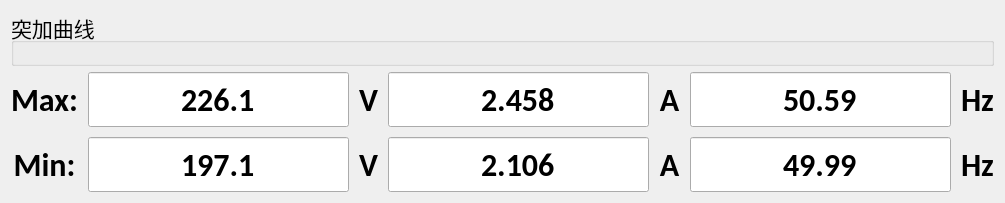
               <widget class="QWidget" name="tab_3">
                <attribute name="title">
                 <string>突加曲线</string>
                </attribute>
                <layout class="QVBoxLayout" name="verticalLayout_3">
                 <item>
                  <widget class="QGroupBox" name="groupBox">
                   <property name="minimumSize">
                    <size>
                     <width>0</width>
                     <height>0</height>
                    </size>
                   </property>
                   <property name="font">
                    <font>
                     <family>Calibri</family>
                     <pointsize>16</pointsize>
                    </font>
                   </property>
                   <property name="title">
                    <string>突加曲线</string>
                   </property>
                   <layout class="QHBoxLayout" name="horizontalLayout_8">
                    <item>
                     <layout class="QHBoxLayout" name="horizontalLayout_6"/>
                    </item>
                   </layout>
                  </widget>
                 </item>
                 <item>
                  <layout class="QGridLayout" name="gridLayout_3" rowstretch="0,0" columnstretch="0,0,0,0,0,0,0" rowminimumheight="0,0">
                   <property name="leftMargin">
                    <number>0</number>
                   </property>
                   <property name="topMargin">
                    <number>0</number>
                   </property>
                   <property name="bottomMargin">
                    <number>0</number>
                   </property>
                   <property name="spacing">
                    <number>10</number>
                   </property>
                   <item row="0" column="6">
                    <widget class="QLabel" name="label_19">
                     <property name="font">
                      <font>
                       <family>Calibri</family>
                       <pointsize>24</pointsize>
                       <weight>75</weight>
                       <bold>true</bold>
                      </font>
                     </property>
                     <property name="text">
                      <string>Hz</string>
                     </property>
                    </widget>
                   </item>
                   <item row="0" column="2">
                    <widget class="QLabel" name="label_17">
                     <property name="font">
                      <font>
                       <family>Calibri</family>
                       <pointsize>24</pointsize>
                       <weight>75</weight>
                       <bold>true</bold>
                      </font>
                     </property>
                     <property name="text">
                      <string>V</string>
                     </property>
                     <property name="alignment">
                      <set>Qt::AlignCenter</set>
                     </property>
                    </widget>
                   </item>
                   <item row="0" column="3">
                    <widget class="QLineEdit" name="lineEdit_22">
                     <property name="minimumSize">
                      <size>
                       <width>150</width>
                       <height>55</height>
                      </size>
                     </property>
                     <property name="font">
                      <font>
                       <family>Calibri</family>
                       <pointsize>24</pointsize>
                       <weight>75</weight>
                       <bold>true</bold>
                      </font>
                     </property>
                     <property name="text">
                      <string>2.458</string>
                     </property>
                     <property name="alignment">
                      <set>Qt::AlignCenter</set>
                     </property>
                    </widget>
                   </item>
                   <item row="0" column="5">
                    <widget class="QLineEdit" name="lineEdit_23">
                     <property name="minimumSize">
                      <size>
                       <width>150</width>
                       <height>55</height>
                      </size>
                     </property>
                     <property name="font">
                      <font>
                       <family>Calibri</family>
                       <pointsize>24</pointsize>
                       <weight>75</weight>
                       <bold>true</bold>
                      </font>
                     </property>
                     <property name="text">
                      <string>50.59</string>
                     </property>
                     <property name="alignment">
                      <set>Qt::AlignCenter</set>
                     </property>
                    </widget>
                   </item>
                   <item row="0" column="1">
                    <widget class="QLineEdit" name="lineEdit_21">
                     <property name="minimumSize">
                      <size>
                       <width>150</width>
                       <height>55</height>
                      </size>
                     </property>
                     <property name="font">
                      <font>
                       <family>Calibri</family>
                       <pointsize>24</pointsize>
                       <weight>75</weight>
                       <bold>true</bold>
                      </font>
                     </property>
                     <property name="text">
                      <string>226.1</string>
                     </property>
                     <property name="alignment">
                      <set>Qt::AlignCenter</set>
                     </property>
                    </widget>
                   </item>
                   <item row="0" column="4">
                    <widget class="QLabel" name="label_18">
                     <property name="font">
                      <font>
                       <family>Calibri</family>
                       <pointsize>24</pointsize>
                       <weight>75</weight>
                       <bold>true</bold>
                      </font>
                     </property>
                     <property name="text">
                      <string>A</string>
                     </property>
                     <property name="alignment">
                      <set>Qt::AlignCenter</set>
                     </property>
                    </widget>
                   </item>
                   <item row="0" column="0">
                    <widget class="QLabel" name="label_16">
                     <property name="font">
                      <font>
                       <family>Calibri</family>
                       <pointsize>24</pointsize>
                       <weight>75</weight>
                       <bold>true</bold>
                      </font>
                     </property>
                     <property name="text">
                      <string>Max:</string>
                     </property>
                     <property name="alignment">
                      <set>Qt::AlignCenter</set>
                     </property>
                    </widget>
                   </item>
                   <item row="1" column="0">
                    <widget class="QLabel" name="label_20">
                     <property name="font">
                      <font>
                       <family>Calibri</family>
                       <pointsize>24</pointsize>
                       <weight>75</weight>
                       <bold>true</bold>
                      </font>
                     </property>
                     <property name="text">
                      <string>Min:</string>
                     </property>
                     <property name="alignment">
                      <set>Qt::AlignCenter</set>
                     </property>
                    </widget>
                   </item>
                   <item row="1" column="1">
                    <widget class="QLineEdit" name="lineEdit_24">
                     <property name="minimumSize">
                      <size>
                       <width>150</width>
                       <height>55</height>
                      </size>
                     </property>
                     <property name="font">
                      <font>
                       <family>Calibri</family>
                       <pointsize>24</pointsize>
                       <weight>75</weight>
                       <bold>true</bold>
                      </font>
                     </property>
                     <property name="text">
                      <string>197.1</string>
                     </property>
                     <property name="alignment">
                      <set>Qt::AlignCenter</set>
                     </property>
                    </widget>
                   </item>
                   <item row="1" column="2">
                    <widget class="QLabel" name="label_21">
                     <property name="font">
                      <font>
                       <family>Calibri</family>
                       <pointsize>24</pointsize>
                       <weight>75</weight>
                       <bold>true</bold>
                      </font>
                     </property>
                     <property name="text">
                      <string>V</string>
                     </property>
                     <property name="alignment">
                      <set>Qt::AlignCenter</set>
                     </property>
                    </widget>
                   </item>
                   <item row="1" column="3">
                    <widget class="QLineEdit" name="lineEdit_25">
                     <property name="minimumSize">
                      <size>
                       <width>150</width>
                       <height>55</height>
                      </size>
                     </property>
                     <property name="font">
                      <font>
                       <family>Calibri</family>
                       <pointsize>24</pointsize>
                       <weight>75</weight>
                       <bold>true</bold>
                      </font>
                     </property>
                     <property name="text">
                      <string>2.106</string>
                     </property>
                     <property name="alignment">
                      <set>Qt::AlignCenter</set>
                     </property>
                    </widget>
                   </item>
                   <item row="1" column="4">
                    <widget class="QLabel" name="label_22">
                     <property name="font">
                      <font>
                       <family>Calibri</family>
                       <pointsize>24</pointsize>
                       <weight>75</weight>
                       <bold>true</bold>
                      </font>
                     </property>
                     <property name="text">
                      <string>A</string>
                     </property>
                     <property name="alignment">
                      <set>Qt::AlignCenter</set>
                     </property>
                    </widget>
                   </item>
                   <item row="1" column="5">
                    <widget class="QLineEdit" name="lineEdit_26">
                     <property name="minimumSize">
                      <size>
                       <width>150</width>
                       <height>55</height>
                      </size>
                     </property>
                     <property name="font">
                      <font>
                       <family>Calibri</family>
                       <pointsize>24</pointsize>
                       <weight>75</weight>
                       <bold>true</bold>
                      </font>
                     </property>
                     <property name="text">
                      <string>49.99</string>
                     </property>
                     <property name="alignment">
                      <set>Qt::AlignCenter</set>
                     </property>
                    </widget>
                   </item>
                   <item row="1" column="6">
                    <widget class="QLabel" name="label_23">
                     <property name="font">
                      <font>
                       <family>Calibri</family>
                       <pointsize>24</pointsize>
                       <weight>75</weight>
                       <bold>true</bold>
                      </font>
                     </property>
                     <property name="text">
                      <string>Hz</string>
                     </property>
                    </widget>
                   </item>
                  </layout>
                 </item>
                </layout>
               </widget>
